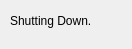
<?xml version="1.0" encoding="UTF-8"?>
<ui version="4.0">
 <class>Quit</class>
 <widget class="QDialog" name="Quit">
  <property name="geometry">
   <rect>
    <x>0</x>
    <y>0</y>
    <width>132</width>
    <height>49</height>
   </rect>
  </property>
  <property name="windowTitle">
   <string>X</string>
  </property>
  <widget class="QLabel" name="label">
   <property name="geometry">
    <rect>
     <x>10</x>
     <y>0</y>
     <width>111</width>
     <height>41</height>
    </rect>
   </property>
   <property name="text">
    <string>Shutting Down.</string>
   </property>
  </widget>
 </widget>
 <resources/>
 <connections/>
</ui>
